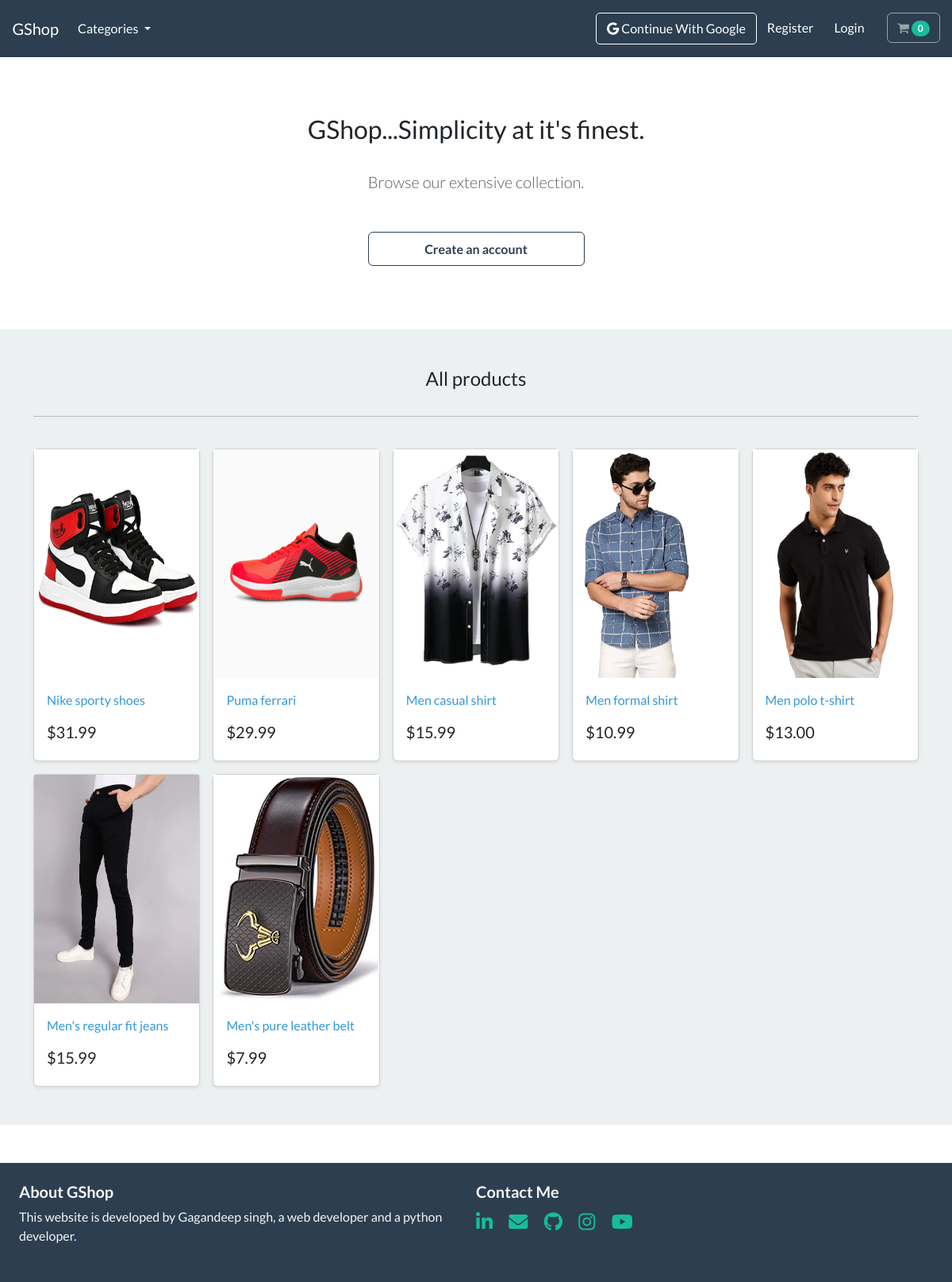
The page / on the database its author committed.
### store/models.py (models this page shows, shortened)
class Product(models.Model):
    title = models.CharField(max_length=255)
    brand = models.CharField(max_length=250)
    category = models.ManyToManyField('Category', related_name='category')
    description = models.TextField(max_length=400)
    slug = models.SlugField(max_length=255)
    price = models.DecimalField(max_digits=6, decimal_places=2)
    image = models.ImageField(upload_to='product-images/')

### store/views.py (the view, shortened to what this page needs)
# urls.py: path('', include('store.urls')),
def store(request):
    if request.method == 'GET':
        products = Product.objects.all()
        return render(request, 'store/store.html', {"products": products})

### cart/cart.py (called while the page is built)
    def __len__(self):
        return sum(item['qty'] for item in self.cart.values())

### cart/context_processors.py (called while the page is built)
def cart(request):
    return {'cart': Cart(request)}

### store/views.py (called while the page is built)
def categories(request):
    all_ctg = Category.objects.all()
    return {'all_ctg': all_ctg}

### store/templates/store/store.html (shortened to what this page needs)
{% extends "./base.html" %}
{% load static %}
{% block css %}
    <link rel="stylesheet" href="{% static 'store/store.css' %}">
{% endblock %}
{% block content %}
    <section class="py-4 text-center container">
        <div class="row py-lg-5">
            <div class="col-lg-6 col-md-8 mx-auto">
                <h3> GShop...Simplicity at it's finest. </h3>
                <br>
                <p class="lead text-muted">
                    Browse our extensive collection.
                </p>
                <br>
                {% if user.is_authenticated %}
                    <a href="" class="btn btn-outline-primary my-2"> Logout </a>
                {% else %}
                    <a href="{% url 'register' %}" class="btn btn-outline-primary my-2"> Create an account </a>
                {% endif %}
            </div>
        </div>
    </section>
    <div class="album py-5 bg-light">
        <div class="container">
            <div class="pb-3 text-center h4"> All products</div>
            <hr>
            <br>
            <div class="row row-cols-1 row-cols-sm-2 row-cols-md-5 g-3">
                {% for product in products %}
                    <div class="col">
                        <div class="card shadow-sm">
                            <img class="img-fluid" alt="Responsive image" src="{{ product.image.url }}"
                                 style='height:18rem;'>
                            <div class="card-body">
                                <p class="card-text">
                                    <a class="text-info text-decoration-none"
                                       href="{% url 'product-info' product.slug %}">{{ product.title|capfirst }}</a>
                                </p>
                                <div class="d-flex justify-content-between align-items-center">
                                    <h5> ${{ product.price }}</h5>
                                </div>
                            </div>
                        </div>
                    </div>
                {% endfor %}
            </div>
        </div>
    </div>
{% endblock %}

### store/templates/store/base.html (shortened to what this page needs)
{% load static %}
<!DOCTYPE html>
<html>
<head>
    <link
            href="https://cdnjs.cloudflare.com/ajax/libs/font-awesome/6.0.0/css/all.min.css"
            rel="stylesheet"
    />
    <link rel="stylesheet" href="https://bootswatch.com/5/flatly/bootstrap.min.css">
    <link rel="stylesheet" href="https://cdnjs.cloudflare.com/ajax/libs/font-awesome/4.7.0/css/font-awesome.min.css">
    <link rel="stylesheet" href="{% static 'store/base.css' %}">
    {% block css %}
    {% endblock %}
</head>
<nav class="navbar navbar-expand-lg bg-primary justify-content-center">
    <a class="navbar-brand main-heading text-white" href="{% url 'store' %}">
        &nbsp; &nbsp; GShop
    </a>
    <div class="collapse navbar-collapse" id="navbarCollapse">
        <ul class="navbar-nav me-auto mb-2 mb-md-0">
            <li class="nav-item dropdown">
                <a class="nav-link dropdown-toggle text-white" href="#" id="navbarDropdown" role="button"
                   data-bs-toggle="dropdown" aria-expanded="false">
                    Categories
                </a>
            </li>
        </ul>
    </div>
    <div class="collapse navbar-collapse text-center" id="navbarNavDropdown">
        <ul class="navbar-nav ms-auto">
            {% if user.is_authenticated %}
                <li class="nav-item">
                <li class="nav-item dropdown">
                    <a class="nav-link dropdown-toggle text-white" href="#" id="navbarDropdown" role="button"
                       data-bs-toggle="dropdown" aria-expanded="false">
                        <i class="fa-solid fa-user"></i> {{ user.first_name|capfirst }}
                    </a>
                    <ul class="dropdown-menu" aria-labelledby="navbarDropdown">
                        <li>
                            <a class="dropdown-item" href="{% url 'profile' user.username %}">My Profile</a>
                            <a class="dropdown-item" href="{% url 'shipping' %}">My Address</a>
                            <a class="dropdown-item" href="{% url 'trackorder' %}">My Orders</a>
                            <a class="dropdown-item" href="{% url 'wishlist' %}">My Wishlist</a>
                        </li>
                    </ul>
                </li>
                <a class="btn  navbar-btn text-white" type="button" href="{% url 'logout' %}">
                    <i class="fa-solid fa-right-from-bracket"></i> Logout </a>
                </li>
            {% else %}
                <li class="nav-item" id="google">
                    {% load socialaccount %}
                    <a class='btn btn-alert navbar-btn text-white' href="{% provider_login_url 'google' %}">
                        <i class="fa-brands fa-google"></i> Continue
                        With
                        Google</a>
                </li>
                <li class="nav-item">
                    <a class="btn btn-alert navbar-btn text-white" type="button" href="{% url 'register' %}">
                        Register </a>
                </li>
                <li class="nav-item">
                    <a class="btn btn-alert navbar-btn text-white" type="button" href="{% url 'login' %}"> Login </a>
                </li>
            {% endif %}
            <li class="nav-item">
                <a type="button" role="button" href="{% url 'cart-summary' %}" class="btn btn-outline-secondary">
                    <i class="fa fa-shopping-cart" aria-hidden="true"> </i>
                    <span id='cart-qty' class="badge rounded-pill badge-notification bg-success">
                         {% with qty_amount=cart|length %}
                             {% if qty_amount > 0 %}
                                 {{ qty_amount }}
                             {% else %}
                                 0
                             {% endif %}
                         {% endwith %}
                    </span>
                </a>
            </li>
        </ul>
    </div>
</nav>
<body>
{% block content %}
{% endblock %}
<footer class="footer mb-0">
    <div class="content">
        <h5>About GShop</h5>
        <p>This website is developed by Gagandeep singh, a web developer and a python developer.</p>
    </div>
    <div class="social">
        <h5>Contact Me</h5>
        <a class="social-links" href="#"><i class="fa-brands fa-linkedin"></i></a>
        <a class="social-links" href="#"><i class="fa-solid fa-envelope"></i></a>
        <a class="social-links" href="#"><i class="fa-brands fa-github"></i></a>
        <a class="social-links" href="#"><i class="fa-brands fa-instagram"></i></a>
        <a class="social-links" href=""><i class="fa-brands fa-youtube" style="color: #18bc9c;"></i></a>
    </div>
</footer>
</body>
</html>

### store/static/store/base.css (style rules this page uses)
#google { border: 1px solid white; border-radius: 5px; }
.footer { background-color: #2c3e50; margin-top: 4%; padding: 2%; color: whitesmoke; height: 150px; margin-bottom: 0; }
.footer .content { float: left; width: 50%; }
.footer .social { float: right; width: 50%; }
.footer h5 { font-weight: bolder; }
.social-links { margin-right: 3%; font-size: x-large; }

### store/static/store/store.css (style rules this page uses)
.container .btn { width: 50% !important; padding: 1.5%; font-weight: bolder; }

### rows shown on the page
Product: image (picture), title "Nike sporty shoes", price "31.99"
Product: image (picture), title "Puma ferrari", price "29.99"
Product: image (picture), title "Men casual shirt", price "15.99"
Product: image (picture), title "Men formal shirt", price "10.99"
Product: image (picture), title "Men polo t-shirt", price "13.00"
Product: image (picture), title "Men's regular fit jeans", price "15.99"
Product: image (picture), title "Men's pure leather belt", price "7.99"
